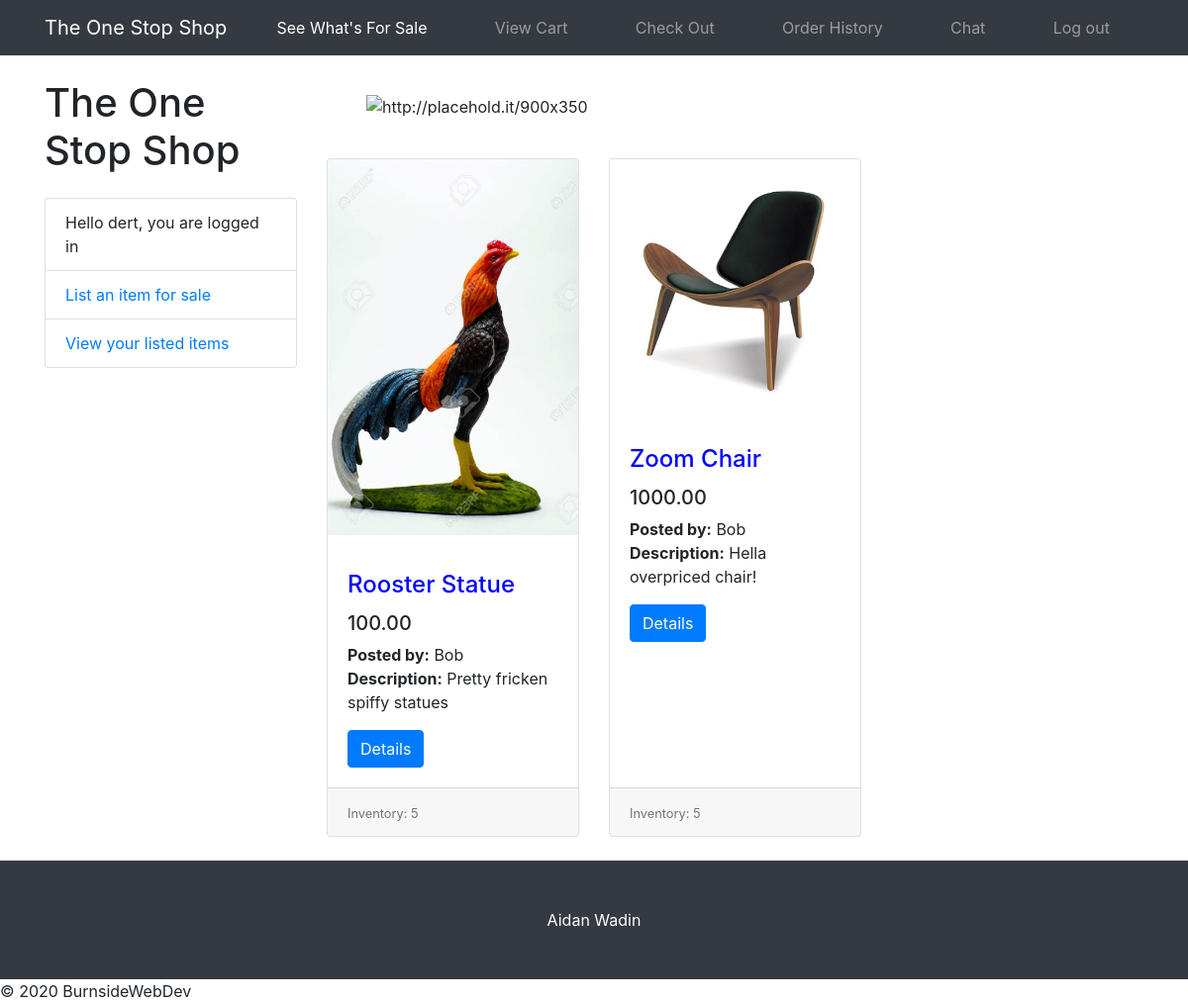
Screenshot of / (signed in) with the database file from the repository.
### item/models.py (models this page shows)
class Item(models.Model):
    owner = models.ForeignKey(User, on_delete=models.CASCADE)
    image = models.ImageField(upload_to='images/')
    itemname = models.CharField(max_length=100)
    descrip = models.CharField(max_length=1000)
    price = models.DecimalField(max_digits=10, decimal_places=2)
    inv_count = models.PositiveIntegerField()
    def get_add_to_cart_url(self):
        return reverse("add_to_cart", kwargs={'id': self.id})
    def get_remove_from_cart_url(self):
        return reverse("remove_from_cart", kwargs={'id': self.id})

### accounts/views.py (the view)
# urls.py: path('', views.index, name='index'),
def index(request):
    items1 = Item.objects.all()
    context = {'items': items1}
    if request.user.is_authenticated:
        if request.method == 'POST':
            form = OrderItemForm(request.POST)
            if form.is_valid():
                order_item = OrderItem.objects.create(form.cleaned_data['item'], form.cleaned_data['quantity'])
                return HttpResponseRedirect(reverse('index'))
        return render(request, 'index_l.html', context)
    return render(request, 'index.html', context)

### accounts/templates/index_l.html (shortened to what this page needs)
{% extends 'navbar_l.html' %}
{% block content %}
<html lang="en">
   <head>
      <link href="static/vendor/bootstrap/css/bootstrap.min.css" rel="stylesheet">
      <link href="static/css/shop-homepage.css" rel="stylesheet">
   </head>
   <body>
      <div class="container">
         <div class="row">
            <div class="col-lg-3">
               <h1 class="my-4">The One Stop Shop</h1>
               <div class="list-group">
                  <p class="list-group-item">Hello {{request.user.username}}, you are logged in</p>
                  <a href="{% url 'list_item' %}" class="list-group-item">List an item for sale</a>
                  <a href="{% url 'my_items' %}" class="list-group-item">View your listed items</a>
               </div>
            </div>
            <div class="col-lg-9">
               <div class="banner">
                  <img class="d-block img-fluid" src="https://d2td6mzj4f4e1e.cloudfront.net/wp-content/uploads/sites/9/2019/05/One-Stop-2019-620x330.jpg" alt="http://placehold.it/900x350">
               </div>
               <div class="row">
                  {% for item in items %}
                  {% if item.owner != request.user %}
                  {% if item.inv_count != 0 %}
                  <div class="col-lg-4 col-md-6 mb-4">
                     <div class="card h-100">
                        <p><img class="card-img-top" src= {{item.image.url}} alt=""></p>
                        <div class="card-body">
                           <h4 class="card-title">
                              <div class="itemname">{{ item.itemname }}</div>
                           </h4>
                           <h5>{{item.price}}</h5>
                           <p class="card-text"><b>Posted by:</b> {{item.owner}} <br> <b>Description:</b> {{item.descrip}} </p>
                           <button type="button" class="btn btn-primary" data-toggle="modal" data-target="#test{{item.id}}"> Details</button>
                        </div>
                        <div class="card-footer">
                           <small class="text-muted">Inventory: {{item.inv_count}} </small>
                        </div>
                     </div>
                  </div>
                  {% endif %}
                  {% endif %}
                  {% endfor %}
               </div>
            </div>
         </div>
      </div>
      <footer class="py-5 bg-dark">
         <div class="container">
            <p class="m-0 text-center text-white">Aidan Wadin</p>
         </div>
      </footer>
   </body>
</html>
{% endblock %}

### accounts/static/css/shop-homepage.css (style rules this page uses)
body { padding-top: 56px; }
.banner { padding: 40px; }
.itemname { color: blue; }

### rows the page displays
Item: image (picture), itemname "Rooster Statue", price "100.00", owner "Bob", descrip "Pretty fricken spiffy statues", inv_count "5"
Item: image (picture), itemname "Zoom Chair", price "1000.00", owner "Bob", descrip "Hella overpriced chair!", inv_count "5"

### other values shown
{{ request.user.username }} "dert"
